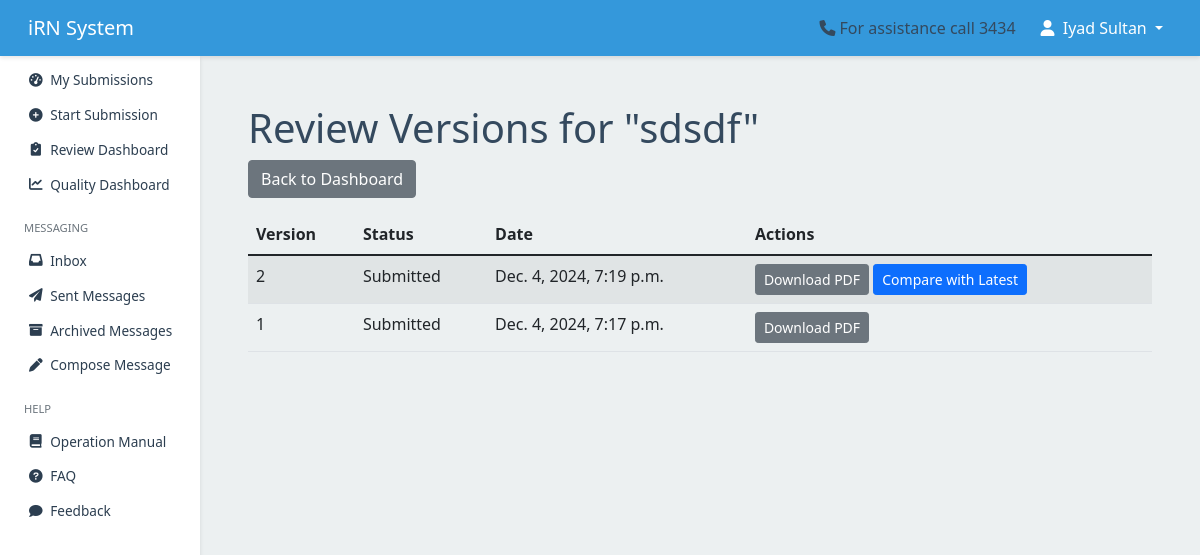
The page /review/submission/99/versions/ (signed in) on the database its author committed.
### submission/models.py (models this page shows, shortened)
class Submission(models.Model):
    temporary_id = models.AutoField(primary_key=True)
    khcc_number = models.CharField(max_length=20, blank=True, null=True, unique=True)
    title = models.CharField(max_length=255)
    primary_investigator = models.ForeignKey(
        User, related_name='primary_investigations', on_delete=models.CASCADE
    )
    study_type = models.ForeignKey(StudyType, on_delete=models.SET_NULL, null=True)
    status = models.CharField(
        max_length=50,
        choices=get_submission_status_choices,
        default='draft'
    )
    date_created = models.DateTimeField(auto_now_add=True)
    last_modified = models.DateTimeField(auto_now=True)
    date_submitted = models.DateTimeField(blank=True, null=True)
    version = models.PositiveIntegerField(default=1)
    is_locked = models.BooleanField(default=False)
    is_archived = models.BooleanField(default=False)
    archived_at = models.DateTimeField(null=True, blank=True)
    show_in_irb = models.BooleanField(default=False, help_text="Toggle visibility for IRB members")
    show_in_rc = models.BooleanField(default=False, help_text="Toggle visibility for RC members")
    submitted_by = models.ForeignKey(
        User,
        related_name='submitted_submissions',
        on_delete=models.SET_NULL,
        null=True,
        blank=True,
        help_text="User who submitted the submission"
    )

class VersionHistory(models.Model):
    submission = models.ForeignKey(
        Submission,
        related_name='version_histories',
        on_delete=models.CASCADE
    )
    version = models.PositiveIntegerField()
    status = models.CharField(
        max_length=50,
        choices=get_submission_status_choices
    )
    date = models.DateTimeField()
    submitted_by = models.ForeignKey(  # New field
        User,
        related_name='version_submissions',
        on_delete=models.SET_NULL,
        null=True,
        blank=True,
        help_text="User who submitted this version"
    )

### review/views.py (the view)
class SubmissionVersionsView(LoginRequiredMixin, TemplateView):
    template_name = 'review/submission_versions.html'
    def get(self, request, *args, **kwargs):
        submission = get_object_or_404(Submission, pk=kwargs['submission_id'])
        histories = submission.version_histories.order_by('-version')
        return render(request, self.template_name, {
            'submission': submission,
            'histories': histories,
        })

### iRN/constants.py (called while the page is built)
def get_submission_status_choices():
    DEFAULT_CHOICES = SUBMISSION_STATUS_CHOICES
    try:
        choices = cache.get('submission_status_choices')
        if not choices:
            StatusChoice = apps.get_model('submission', 'StatusChoice')
            choices = list(StatusChoice.objects.filter(is_active=True).values_list('code', 'label'))
            if choices:
                cache.set('submission_status_choices', choices)
        return choices or DEFAULT_CHOICES
    except (OperationalError, LookupError):
        return DEFAULT_CHOICES

### review/templates/review/submission_versions.html
{% extends 'users/base.html' %}
{% block content %}
<div class="container mt-4">
    <h1>Review Versions for "{{ submission.title }}"</h1>
    <div class="mb-3">
        <a href="{% url 'review:review_dashboard' %}" class="btn btn-secondary">Back to Dashboard</a>
    </div>
    <table class="table table-striped">
        <thead>
            <tr>
                <th>Version</th>
                <th>Status</th>
                <th>Date</th>
                <th>Actions</th>
            </tr>
        </thead>
        <tbody>
            {% for history in histories %}
            <tr>
                <td>{{ history.version }}</td>
                <td>{{ history.get_status_display }}</td>
                <td>{{ history.date }}</td>
                <td>
                    <a href="{% url 'submission:download_submission_pdf_version' submission.temporary_id history.version %}" class="btn btn-sm btn-secondary">Download PDF</a>
                    {% if not forloop.last %}
                    <a href="{% url 'submission:compare_versions' submission.temporary_id history.version submission.version %}" class="btn btn-sm btn-primary">Compare with Latest</a>
                    {% endif %}
                </td>
            </tr>
            {% endfor %}
        </tbody>
    </table>
</div>
{% endblock %}

### users/templates/users/base.html (shortened to what this page needs)
{% load static %}
<!DOCTYPE html>
<html lang="en">
<head>
    {% load static %}
    <link href="https://cdn.jsdelivr.net/npm/bootstrap@5.1.3/dist/css/bootstrap.min.css" rel="stylesheet">
    <link href="https://cdnjs.cloudflare.com/ajax/libs/font-awesome/6.0.0-beta3/css/all.min.css" rel="stylesheet">
    <link href="https://cdn.jsdelivr.net/npm/select2@4.1.0-rc.0/dist/css/select2.min.css" rel="stylesheet">
    <link href="https://cdn.jsdelivr.net/npm/select2-bootstrap-5-theme@1.3.0/dist/select2-bootstrap-5-theme.min.css" rel="stylesheet">
</head>
<body>
    <nav class="navbar navbar-expand-lg navbar-dark">
        <div class="container-fluid">
            <a class="navbar-brand" href="/">iRN System</a>
            <div class="collapse navbar-collapse justify-content-end" id="navbarNav">
                <span class="me-3"><i class="fas fa-phone me-1"></i>For assistance call 3434</span>
                {% if user.is_authenticated %}
                    <ul class="navbar-nav">
                        <li class="nav-item dropdown">
                            <button class="nav-link dropdown-toggle btn btn-link"
                                    id="userDropdown"
                                    data-bs-toggle="dropdown"
                                    aria-expanded="false">
                                <i class="fas fa-user me-1"></i>
                                {{ user.get_full_name|default:user.username }}
                            </button>
                        </li>
                    </ul>
                {% endif %}
            </div>
        </div>
    </nav>
    <div class="container-fluid">
        <div class="row">
            <nav class="sidebar" id="sidebar">
                <div class="position-sticky">
                    <ul class="nav flex-column">
                        <li class="nav-item">
                            <a class="nav-link {% if request.resolver_match.url_name == 'dashboard' %}active{% endif %}"
                               href="{% url 'submission:dashboard' %}">
                                <i class="fas fa-tachometer-alt"></i>
                                <span>My Submissions</span>
                            </a>
                        </li>
                        <li class="nav-item">
                            <a class="nav-link {% if request.resolver_match.url_name == 'start_submission' %}active{% endif %}"
                               href="{% url 'submission:start_submission' %}">
                                <i class="fas fa-plus-circle"></i>
                                <span>Start Submission</span>
                            </a>
                        </li>
                        <li class="nav-item">
                            {% if request.user.groups.all|dictsort:"name"|join:"," in "IRB,OSAR,RC" %}
                            <a class="nav-link {% if request.resolver_match.url_name == 'review_dashboard' %}active{% endif %}"
                               href="{% url 'review:review_dashboard' %}">
                                <i class="fas fa-clipboard-check"></i>
                                <span>Review Dashboard</span>
                            </a>
                            {% endif %}
                        </li>
                        <li class="nav-item">
                            <a href="{% url 'review:quality_dashboard' %}" class="nav-link">
                                <i class="fas fa-chart-line"></i> Quality Dashboard
                            </a>
                        </li>
                        <li class="nav-item mt-3">
                            <div class="sidebar-heading px-3 py-2 text-muted small text-uppercase">
                                Messaging
                            </div>
                        </li>
                        <li class="nav-item">
                            <a class="nav-link {% if request.resolver_match.url_name == 'inbox' %}active{% endif %}"
                               href="{% url 'messaging:inbox' %}">
                                <i class="fas fa-inbox"></i>
                                <span>Inbox</span>
                            </a>
                        </li>
                        <li class="nav-item">
                            <a class="nav-link {% if request.resolver_match.url_name == 'sent_messages' %}active{% endif %}"
                               href="{% url 'messaging:sent_messages' %}">
                                <i class="fas fa-paper-plane"></i>
                                <span>Sent Messages</span>
                            </a>
                        </li>
                        <li class="nav-item">
                            <a class="nav-link {% if request.resolver_match.url_name == 'archived_messages' %}active{% endif %}"
                               href="{% url 'messaging:archived_messages' %}">
                                <i class="fas fa-archive"></i>
                                <span>Archived Messages</span>
                            </a>
                        </li>
                        <li class="nav-item">
                            <a class="nav-link {% if request.resolver_match.url_name == 'compose_message' %}active{% endif %}"
                               href="{% url 'messaging:compose_message' %}">
                                <i class="fas fa-pen"></i>
                                <span>Compose Message</span>
                            </a>
                        </li>
                        <li class="nav-item mt-3">
                            <div class="sidebar-heading px-3 py-2 text-muted small text-uppercase">
                                Help
                            </div>
                        </li>
                        <li class="nav-item">
                            <a class="nav-link" href="{% url 'users:operation_manual' %}" target="_blank">
                                <i class="fas fa-book"></i>
                                <span>Operation Manual</span>
                            </a>
                        </li>
                        <li class="nav-item">
                            <a class="nav-link" href="{% url 'users:faq' %}">
                                <i class="fas fa-question-circle"></i>
                                <span>FAQ</span>
                            </a>
                        </li>
                        <li class="nav-item">
                            <a class="nav-link" href="{% url 'feedback:submit_feedback' %}">
                                <i class="fas fa-comment"></i>
                                <span>Feedback</span>
                            </a>
                        </li>
                    </ul>
                </div>
            </nav>
            <main class="main-content">
                {% block content %}{% endblock %}
            </main>
        </div>
    </div>
</body>
</html>

### users/templates/users/base.html (style rules this page uses)
:root { --primary-color: #3498db; --secondary-color: #2c3e50; --background-color: #ecf0f1; --text-color: #34495e; --sidebar-width: 200px; --navbar-height: 56px; --shadow-sm: 0 2px 4px rgba(0,0,0,.1); --shadow-md: 0 4px 6px rgba(0,0,0,.1); --transition-default: all 0.3s ease; }
body { font-family: 'Segoe UI', Tahoma, Geneva, Verdana, sans-serif; background-color: var(--background-color); color: var(--text-color); min-height: 100vh; padding-top: var(--navbar-height); }
.navbar { background-color: var(--primary-color); box-shadow: var(--shadow-sm); height: var(--navbar-height); padding: 0 1rem; z-index: 1030; position: fixed; top: 0; right: 0; left: 0; }
.navbar-brand, .navbar-nav .nav-link { color: white !important; }
.sidebar { position: fixed; top: var(--navbar-height); left: 0; width: var(--sidebar-width); height: calc(100vh - var(--navbar-height)); background-color: white; box-shadow: var(--shadow-sm); padding-top: 0.5rem; z-index: 1020; overflow-y: auto; }
.sidebar .nav-link { color: var(--secondary-color); padding: 0.4rem 0.75rem; border-left: 3px solid transparent; transition: var(--transition-default); display: flex; align-items: center; gap: 0.35rem; font-size: 0.85rem; margin-bottom: 0.1rem; }
.sidebar .nav-link i { width: 1.1rem; text-align: center; }
.sidebar-heading { padding: 0.3rem 0.75rem !important; margin-bottom: 0.2rem !important; font-size: 0.7rem !important; }
.sidebar .nav-item.mt-3 { margin-top: 0.75rem !important; }
.main-content { margin-left: var(--sidebar-width); padding: 1.5rem; min-height: calc(100vh - var(--navbar-height)); width: calc(100% - var(--sidebar-width)); }

### rows shown on the page
Submission: title "sdsdf"
VersionHistory: version "2", status "Submitted", date "Dec. 4, 2024, 7:19 p.m.", shows "Compare with Latest"
VersionHistory: version "1", status "Submitted", date "Dec. 4, 2024, 7:17 p.m."

### other values the page prints
{{ user.get_full_name|default:user.username }} "Iyad Sultan"
